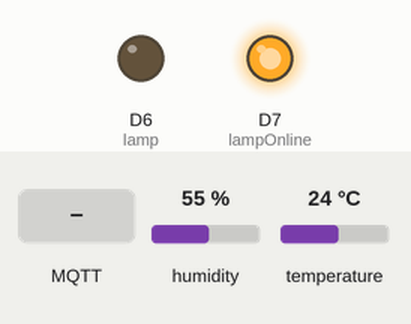
A sketch run on a simulated ESP8266 (NodeMCU). On the bench: output pins drawn as LEDs (lit = HIGH). The test bench sets the inputs (shaded band); at power-on: humidity 55 %, temperature 24 °C. WiFi joins after 1.5 s; servers stay silent unless stated; no MQTT or app messages arrive unless stated; what the sketch prints to the serial monitor is not drawn.

Above: at 3.7 s.
3.8 s: MQTT message "on" arrives on the first subscribed topic
At 5.0 s:
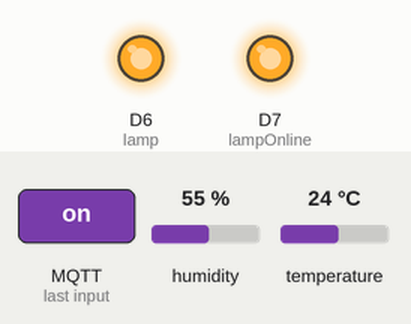
5.3 s: MQTT message "off" arrives on the first subscribed topic
At 6.4 s:
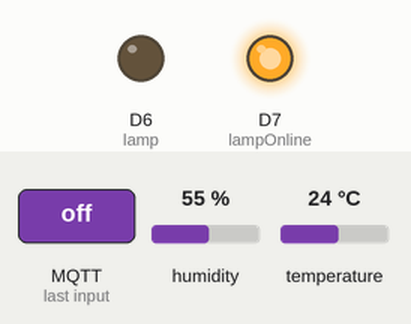
Timing chart, 0 to 8.3 s (numbered marks = the images above; inputs shaded):
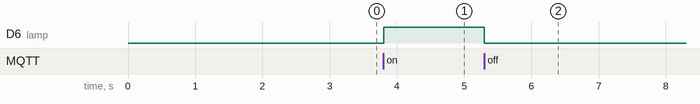

The sketch:

nodemcu-dht11-led-on-off-mqtt.ino
```cpp
#include <ESP8266WiFi.h>
#include <PubSubClient.h>
#include "DHT.h"        // including the library of DHT11 temperature and humidity sensor

#define DHTTYPE DHT11   // DHT 11
#define DHTPin D3
DHT dht(DHTPin, DHTTYPE);

//const int lamp = 12;     //D6 = GPIO 12
#define lamp D6
#define lampOnline D7


// Update these with values suitable for your network.
const char* ssid = "xxxx";
const char* password = "xxxx";
const char* mqtt_server = "111.111.111.111"; //IP Address or Domain ของ MQTT Server
const char mqtt_username[50] = "xxxx"; //Username ของ MQTT Server
const char mqtt_password[50] = "xxxx"; //Password ของ MQTT Server
const int mqtt_port = 1883;

const char node_mcu_id[50] = "xxx"; // node_id
String ipaddress;

WiFiClient espClient;
PubSubClient client(espClient);

// Timers auxiliar variables
long now = millis();
long lastMeasure = 0;

void setup_wifi() {
   delay(10);
   // We start by connecting to a WiFi network
   Serial.println();
   Serial.print("Connecting to ");
   Serial.println(ssid);
   WiFi.begin(ssid, password);
   while (WiFi.status() != WL_CONNECTED) {
      delay(500);
      Serial.print(".");
   }

   randomSeed(micros());
   Serial.println("");
   Serial.println("WiFi connected");
   Serial.println("IP address: ");
   Serial.println(WiFi.localIP());

   digitalWrite(lampOnline, HIGH);
   ipaddress = WiFi.localIP().toString();
}

void callback(char* topic, byte* message, unsigned int length) {
   Serial.print("Message arrived [");
   Serial.print(topic);
   Serial.print("] ");
   String messageTemp;

   for (int i = 0; i < length; i++) {
      Serial.print((char)message[i]);
      messageTemp += (char)message[i];
   }
   Serial.println();

   if(String(topic)==String("room/lamp")){
    Serial.print("Changing Room lamp to ");
    if(messageTemp == "on"){
      digitalWrite(lamp, HIGH);
      Serial.print("On");
    }
    else if(messageTemp == "off"){
      digitalWrite(lamp, LOW);
      Serial.print("Off");
    }
   }
   Serial.println();
}

void reconnect() {
   // Loop until we’re reconnected
   while (!client.connected()) {
      Serial.print("Attempting MQTT connection…");
      if(client.connect("ESP_Office")) {
        Serial.println("connected");
        client.subscribe("room/lamp");
      } else {
        Serial.print("failed, rc=");
        Serial.print(client.state());
        Serial.println("try again in 5 seconds");
        delay(5000);
      }
    }
}

void setup() {
  pinMode(lamp, OUTPUT);
  pinMode(lampOnline, OUTPUT);
  dht.begin();
  delay(1000);

  Serial.begin(115200);
  setup_wifi();
  client.setServer(mqtt_server, mqtt_port);
  client.setCallback(callback);
}

void loop() {
  float h = dht.readHumidity();
  float t = dht.readTemperature();

  if(!client.connected()) {
    reconnect();
  }
  if(!client.loop()) {
    client.connect("ESP8266Client");
  }

  now = millis();
  if(now-lastMeasure > 5000) {
    lastMeasure = now;

    if(!isnan(h) || !isnan(t)) {
     Serial.print("Humidity: ");
     Serial.print(h);
     Serial.print(" %\t Temperature: ");
     Serial.print(t);
     Serial.println("C ");

    // Publishes temperature and humidity values
    client.publish("room/temperature", String(t).c_str());
    client.publish("room/humidity", String(h).c_str());
    client.publish("room/nodeid", node_mcu_id);
    client.publish("room/nodeipaddress", String(ipaddress).c_str());
    }
  }
}
```

Measured:
- after the input at 3.8 s, D6 (lamp): LOW → HIGH at once
- after the input at 5.3 s, D6 (lamp): HIGH → LOW at once
